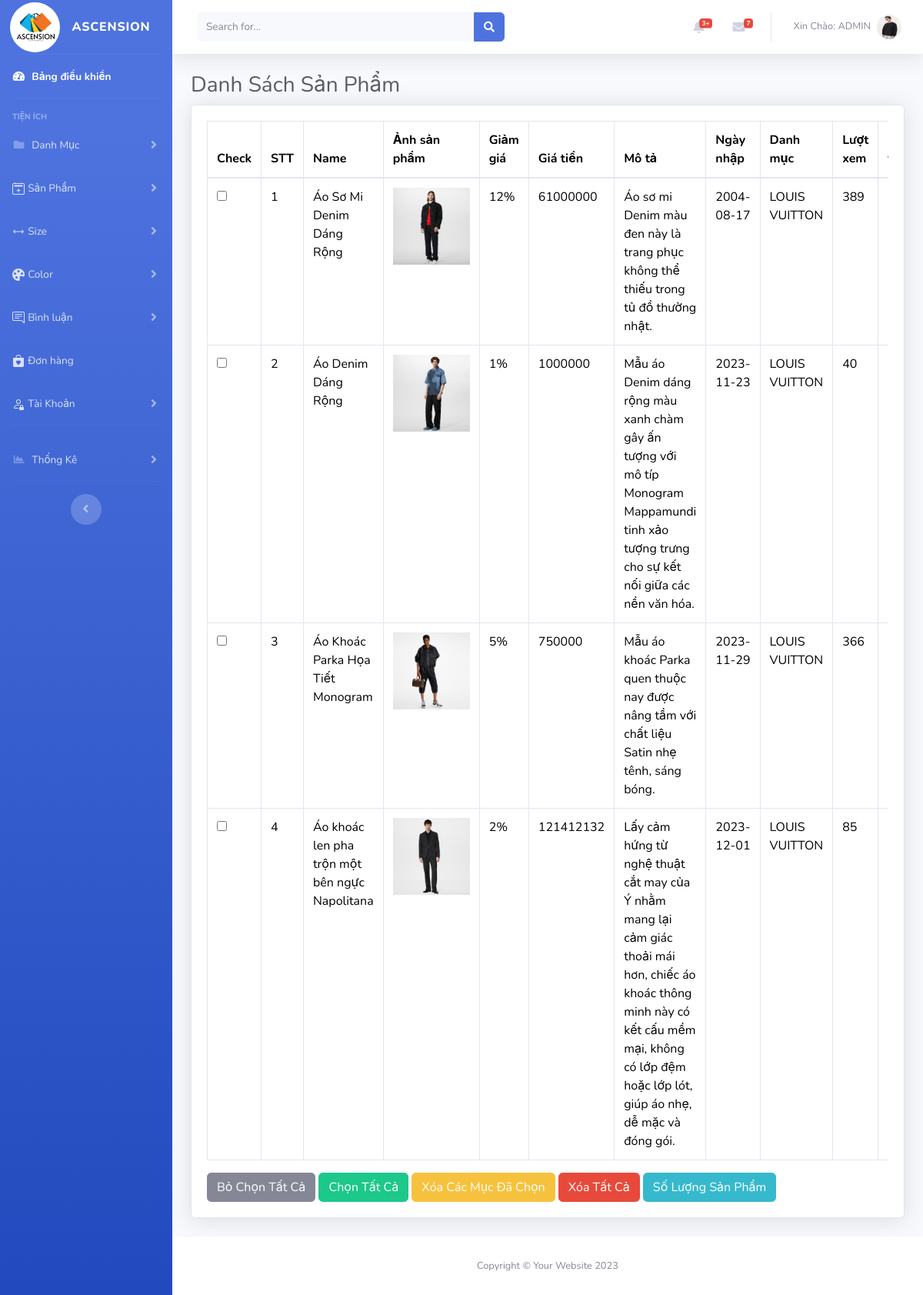
/admin/index.php?act=sanpham_danmuc&iddm=1 (signed in), run on the app's committed database.
### tables this page shows
CREATE TABLE `sanpham` (
  `id_sp` int(11) NOT NULL,
  `name_sp` varchar(255) NOT NULL,
  `mo_ngan` text NOT NULL,
  `image_sp` varchar(300) NOT NULL,
  `giam_gia` int(2) DEFAULT 0,
  `gia` int(11) NOT NULL,
  `mo_ta` text NOT NULL,
  `ngay_nhap` date NOT NULL,
  `view` int(11) DEFAULT 0,
  `gioi_tinh` tinyint(4) NOT NULL,
  `id_dm` int(11) NOT NULL
);

CREATE TABLE `danhmuc` (
  `id_dm` int(11) NOT NULL,
  `name_dm` varchar(255) NOT NULL,
  `trang_thai` tinyint(2) NOT NULL DEFAULT 0
);

### model/pdo.php (called while the page is built, shortened)
<?php
function pdo_get_connection(){
    $dburl = "mysql:host=127.0.0.1;dbname=duan1;charset=utf8";
    $username = 'root';
    $password = '';
    $conn = new PDO($dburl, $username, $password);
    $conn->setAttribute(PDO::ATTR_ERRMODE, PDO::ERRMODE_EXCEPTION);
    return $conn;
}
function pdo_query($sql){
    $sql_args = array_slice(func_get_args(), 1);
    try{
        $conn = pdo_get_connection();
        $stmt = $conn->prepare($sql);
        $stmt->execute($sql_args);
        $rows = $stmt->fetchAll();
        return $rows;
    }
    catch(PDOException $e){
        throw $e;
    }
    finally{
        unset($conn);
    }
}

### model/danhmuc.php (called while the page is built, shortened)
<?php
function load_sanpham_all_dm($id)
{
  $sql = "SELECT * FROM sanpham JOIN danhmuc ON sanpham.id_dm = danhmuc.id_dm WHERE danhmuc.id_dm = $id ";
  $sp =   pdo_query($sql);
  return $sp;
}

### admin/sanpham/list_danhmuc.php (the view, shortened to what this page needs)
<div class="container-fluid">
    <h1 class="h3 mb-2 text-gray-800">Danh Sách Sản Phẩm </h1>
    <div class="card shadow mb-4">
        <div class="card-body">
            <div class="table-responsive">
                <table class="table table-bordered" id="dataTable" width="100%" cellspacing="0">
                    <thead>
                        <tr>
                            <th>Check</th>
                            <th>STT</th>
                            <th>Name</th>
                            <th>Ảnh sản phẩm</th>
                            <th>Giảm giá</th>
                            <th>Giá tiền</th>
                            <th>Mô tả</th>
                            <th>Ngày nhập</th>
                            <th>Danh mục</th>
                            <th>Lượt xem</th>
                            <th>Giới tính</th>
                        </tr>
                    </thead>
                    <tbody>
                        <form action="" method="get">
                            <?php foreach ($sanpham as $key => $value) : ?>
                                <tr>
                                    <td><input type="checkbox"></td>
                                    <td><?= $key + 1 ?></td>
                                    <td><?= $value['name_sp'] ?></td>
                                    <td><img src="../assets/uploads/<?= $value['image_sp'] ?>" alt="" width="100"></td>
                                    <td><?= $value['giam_gia'] ?>%</td>
                                    <td><?= $value['gia'] ?></td>
                                    <td><?= $value['mo_ngan'] ?></td>
                                    <td><?= $value['ngay_nhap'] ?></td>
                                    <td><?= $value['name_dm'] ?></td>
                                    <td><?= $value['view'] ?></td>
                                    <td><?php
                                        ?></td>
                                </tr>
                            <?php endforeach ?>
                </table>
                <a href="" type="reset" class="btn btn-secondary">Bỏ Chọn Tất Cả </a>
                <a href="" type="button" class="btn btn-success">Chọn Tất Cả</a>
                <a type="button" class="btn btn-warning" onclick="return confirm('Bạn có muốn xóa không ?')">Xóa Các Mục Đã Chọn</a>
                <a href="" onclick="return confirm('Bạn có muốn xóa không ?')" type="button" class="btn btn-danger">Xóa Tất Cả</a>
                <a href="" type="button" class="btn btn-info">Số Lượng Sản Phẩm</a>
            </div>
        </div>
    </div>
</div>

### data on the page
sanpham: name_sp "Áo Sơ Mi Denim Dáng Rộng", image_sp (picture), giam_gia "12", gia "61000000", mo_ngan "Áo sơ mi Denim màu đen này là trang phục không thể thiếu trong tủ đồ thường nhật.", ngay_nhap "2004-08-17", id_dm.name_dm "LOUIS VUITTON", view "389"
sanpham: name_sp "Áo Denim Dáng Rộng", image_sp (picture), giam_gia "1", gia "1000000", mo_ngan "Mẫu áo Denim dáng rộng màu xanh chàm gây ấn tượng với mô típ Monogram Mappamundi tinh xảo tượng trưng cho sự kết nối giữa các nền văn hóa.", ngay_nhap "2023-11-23", id_dm.name_dm "LOUIS VUITTON", view "40"
sanpham: name_sp "Áo Khoác Parka Họa Tiết Monogram", image_sp (picture), giam_gia "5", gia "750000", mo_ngan "Mẫu áo khoác Parka quen thuộc nay được nâng tầm với chất liệu Satin nhẹ tênh, sáng bóng.", ngay_nhap "2023-11-29", id_dm.name_dm "LOUIS VUITTON", view "366"
sanpham: name_sp "Áo khoác len pha trộn một bên ngực Napolitana", image_sp (picture), giam_gia "2", gia "121412132", mo_ngan "Lấy cảm hứng từ nghệ thuật cắt may của Ý nhằm mang lại cảm giác thoải mái hơn, chiếc áo khoác thông minh này có kết cấu mềm mại, không có lớp đệm hoặc lớp lót, giúp áo nhẹ, dễ mặc và đóng gói.", ngay_nhap "2023-12-01", id_dm.name_dm "LOUIS VUITTON", view "85"

### other printed values
$_SESSION['username']['name_tk'] "ADMIN"
